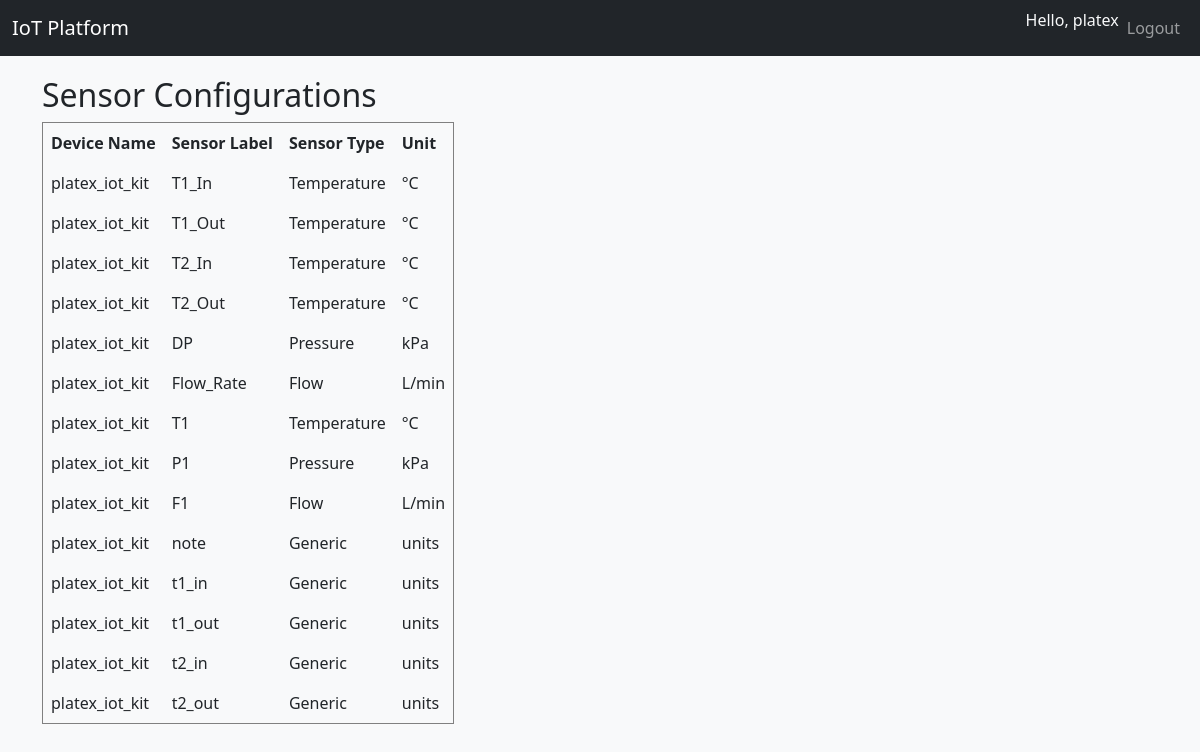
The app's page /api/ui/sensor-configs/ (signed in) with its own data.
### api/models.py (models this page shows, shortened)
class SensorConfiguration(models.Model):
    device = models.ForeignKey(Device, on_delete=models.CASCADE, related_name='sensor_configs')
    sensor_type = models.ForeignKey(SensorType, on_delete=models.CASCADE)
    sensor_label = models.CharField(max_length=50)  # e.g., "T1_In", "DP_Out", "Flow_In"
    expected_min = models.FloatField(null=True, blank=True)
    expected_max = models.FloatField(null=True, blank=True)
    class Meta:
        unique_together = ['device', 'sensor_label']

class Device(models.Model):
    customer = models.ForeignKey(Customer, on_delete=models.CASCADE, related_name='devices')
    device_type = models.ForeignKey(DeviceType, on_delete=models.SET_NULL, null=True)
    name = models.CharField(max_length=100)
    location = models.CharField(max_length=100, blank=True)
    write_api_key = models.UUIDField(default=uuid.uuid4, unique=True, editable=False)
    read_api_key = models.UUIDField(default=uuid.uuid4, unique=True, editable=False)
    created_at = models.DateTimeField(auto_now_add=True)
    is_active = models.BooleanField(default=True)

class SensorType(models.Model):
    name = models.CharField(max_length=100)  # e.g., "Temperature", "Pressure", "Flow"
    unit = models.CharField(max_length=20)   # e.g., "°C", "kPa", "L/min"
    description = models.TextField(blank=True)

### api/views.py (the view)
# urls.py: path('ui/sensor-configs/', views.sensor_configurations, name='sensor_configurations'),
@login_required
def sensor_configurations(request):
    customer = get_object_or_404(Customer, user=request.user)
    devices = Device.objects.filter(customer=customer, is_active=True)
    configs = SensorConfiguration.objects.filter(device__in=devices)
    return render(request, 'api/sensor_configurations.html', {
        'configs': configs,
        'devices': devices
    })

### api/templates/api/sensor_configurations.html
{% extends "base.html" %}
{% load static %}
{% block content %}
<h2>Sensor Configurations</h2>
{% if configs %}
<table border="1" cellpadding="8" cellspacing="0">
    <thead>
        <tr>
            <th>Device Name</th>
            <th>Sensor Label</th>
            <th>Sensor Type</th>
            <th>Unit</th>
        </tr>
    </thead>
    <tbody>
        {% for config in configs %}
        <tr>
            <td>{{ config.device.name }}</td>
            <td>{{ config.sensor_label }}</td>
            <td>{{ config.sensor_type.name }}</td>
            <td>{{ config.sensor_type.unit }}</td>
        </tr>
        {% endfor %}
    </tbody>
</table>
{% else %}
<p>No sensor configurations found for your devices.</p>
{% endif %}
{% endblock %}

### api/templates/base.html (shortened to what this page needs)
<!DOCTYPE html>
<html lang="en">
<head>
    <link href="https://cdn.jsdelivr.net/npm/bootstrap@5.3.2/dist/css/bootstrap.min.css" rel="stylesheet">
</head>
<body>
    <nav class="navbar navbar-expand-lg navbar-dark bg-dark">
        <div class="container-fluid">
            <a class="navbar-brand" href="/api/ui/dashboard/">IoT Platform</a>
            <div class="collapse navbar-collapse">
                <ul class="navbar-nav ms-auto">
                    {% if user.is_authenticated %}
                        <li class="nav-item">
                            <span class="navbar-text text-light">Hello, {{ user.username }}</span>
                        </li>
                        <li class="nav-item">
                            <a class="nav-link" href="{% url 'logout' %}">Logout</a>
                        </li>
                    {% else %}
                        <li class="nav-item">
                            <a class="nav-link" href="{% url 'login' %}">Login</a>
                        </li>
                    {% endif %}
                </ul>
            </div>
        </div>
    </nav>
    <div class="container">
        {% block content %}
        {% endblock %}
    </div>
</body>
</html>

### api/templates/base.html (style rules this page uses)
body { background-color: #f8f9fa; }
nav { margin-bottom: 20px; }
.container { margin-top: 20px; }

### records on screen
SensorConfiguration: device.name "platex_iot_kit", sensor_label "T1_In", sensor_type.name "Temperature", sensor_type.unit "°C"
SensorConfiguration: device.name "platex_iot_kit", sensor_label "T1_Out", sensor_type.name "Temperature", sensor_type.unit "°C"
SensorConfiguration: device.name "platex_iot_kit", sensor_label "T2_In", sensor_type.name "Temperature", sensor_type.unit "°C"
SensorConfiguration: device.name "platex_iot_kit", sensor_label "T2_Out", sensor_type.name "Temperature", sensor_type.unit "°C"
SensorConfiguration: device.name "platex_iot_kit", sensor_label "DP", sensor_type.name "Pressure", sensor_type.unit "kPa"
SensorConfiguration: device.name "platex_iot_kit", sensor_label "Flow_Rate", sensor_type.name "Flow", sensor_type.unit "L/min"
SensorConfiguration: device.name "platex_iot_kit", sensor_label "T1", sensor_type.name "Temperature", sensor_type.unit "°C"
SensorConfiguration: device.name "platex_iot_kit", sensor_label "P1", sensor_type.name "Pressure", sensor_type.unit "kPa"
SensorConfiguration: device.name "platex_iot_kit", sensor_label "F1", sensor_type.name "Flow", sensor_type.unit "L/min"
SensorConfiguration: device.name "platex_iot_kit", sensor_label "note", sensor_type.name "Generic", sensor_type.unit "units"
SensorConfiguration: device.name "platex_iot_kit", sensor_label "t1_in", sensor_type.name "Generic", sensor_type.unit "units"
SensorConfiguration: device.name "platex_iot_kit", sensor_label "t1_out", sensor_type.name "Generic", sensor_type.unit "units"
SensorConfiguration: device.name "platex_iot_kit", sensor_label "t2_in", sensor_type.name "Generic", sensor_type.unit "units"
SensorConfiguration: device.name "platex_iot_kit", sensor_label "t2_out", sensor_type.name "Generic", sensor_type.unit "units"

### other values on screen
{{ user.username }} "platex"
